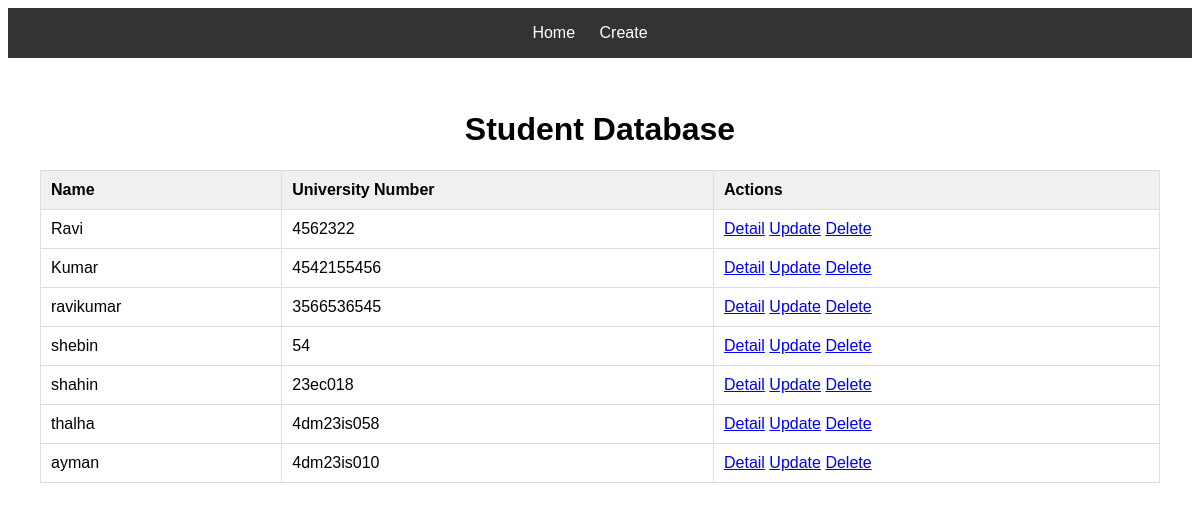
The page / on the database its author committed.
### app.py (models this page shows, shortened)
class Student(db.Model):
    id = db.Column(db.Integer, primary_key=True)
    name = db.Column(db.String(100), nullable=False)
    university_number = db.Column(db.String(100), nullable=False, unique=True)
    department = db.Column(db.String(100), nullable=False)
    email_id = db.Column(db.String(100), nullable=False, unique=True)

### app.py (the view)
@app.route('/')
def home():
    students = Student.query.all()
    return render_template('home.html', students=students)

### templates/home.html
{% extends 'base.html' %}
{% block content %}
    <h1>Student Database</h1>
    <table>
        <thead>
            <tr>
                <th>Name</th>
                <th>University Number</th>
                <th>Actions</th>
            </tr>
        </thead>
        <tbody>
            {% for student in students %}
                <tr>
                    <td>{{ student.name }}</td>
                    <td>{{ student.university_number }}</td>
                    <td>
                        <a href="{{ url_for('detail_data', id=student.id) }}">Detail</a>
                        <a href="{{ url_for('update', id=student.id) }}">Update</a>
                        <a href="{{ url_for('delete', id=student.id) }}">Delete</a>
                    </td>
                </tr>
            {% endfor %}
        </tbody>
    </table>
{% endblock %}

### templates/base.html (shortened to what this page needs)
<!DOCTYPE html>
<html lang="en">
<head>
    <link rel="stylesheet" href="{{ url_for('static', filename='style.css') }}">
</head>
<body>
    <header>
        <nav>
            <ul>
                <li><a href="{{ url_for('home') }}">Home</a></li>
                <li><a href="{{ url_for('create') }}">Create</a></li>
            </ul>
        </nav>
    </header>
    <main>
        {% block content %}{% endblock %}
    </main>
</body>
</html>

### static/style.css (style rules this page uses)
body { font-family: Arial, sans-serif; }
header { background-color: #333; color: #fff; padding: 1em; text-align: center; }
header nav ul { list-style: none; margin: 0; padding: 0; }
header nav ul li { display: inline-block; margin-right: 20px; }
header nav a { color: #fff; text-decoration: none; }
main { display: flex; flex-direction: column; align-items: center; padding: 2em; }
table { border-collapse: collapse; width: 100%; }
th, td { border: 1px solid #ddd; padding: 10px; text-align: left; }
th { background-color: #f0f0f0; }

### rows shown on the page
Student: name "Ravi", university_number "4562322"
Student: name "Kumar", university_number "4542155456"
Student: name "ravikumar", university_number "3566536545"
Student: name "shebin", university_number "54"
Student: name "shahin", university_number "23ec018"
Student: name "thalha", university_number "4dm23is058"
Student: name "ayman", university_number "4dm23is010"
